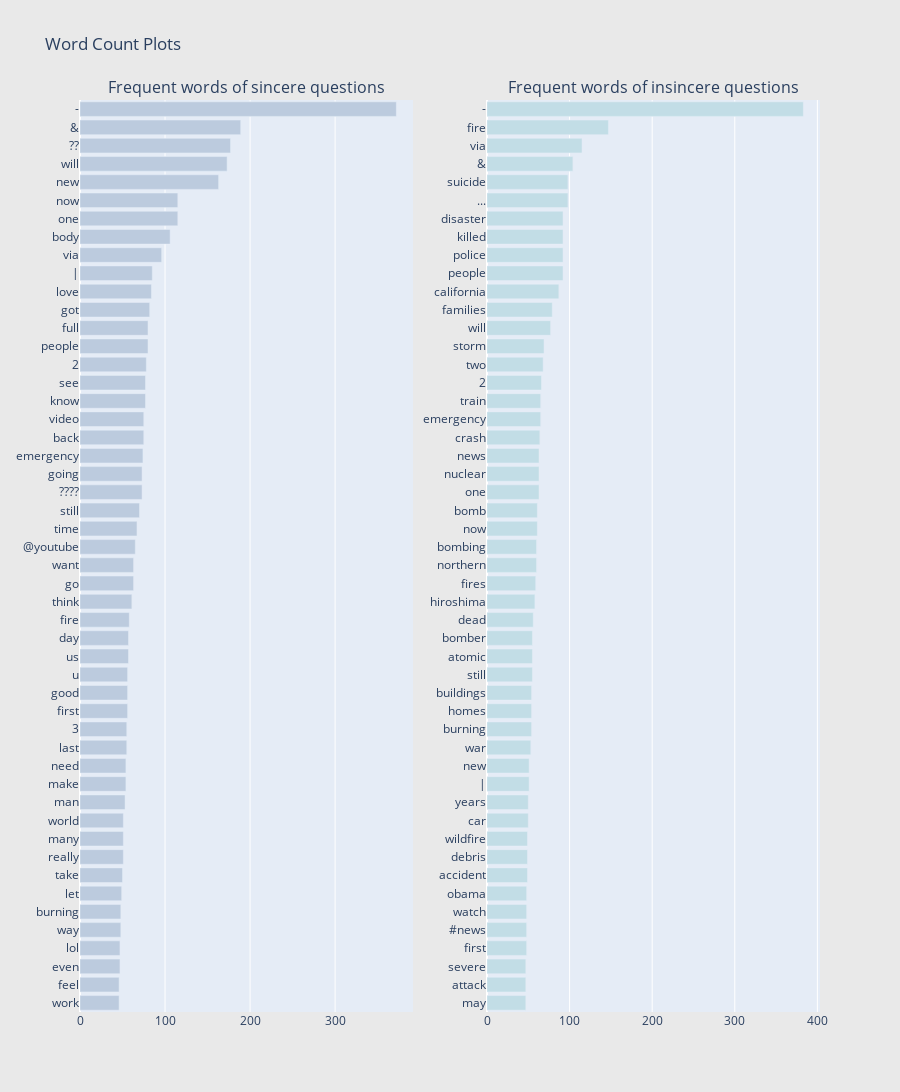

Notebook source saved alongside this figure:
### Markdown cell above
**Unigrams**

### Code cell
from collections import defaultdict
train1_df = train[train["target"]==1]
train0_df = train[train["target"]==0]

## custom function for ngram generation ##
def generate_ngrams(text, n_gram=1):
    token = [token for token in text.lower().split(" ") if token != "" if token not in STOPWORDS]
    ngrams = zip(*[token[i:] for i in range(n_gram)])
    return [" ".join(ngram) for ngram in ngrams]

## custom function for horizontal bar chart ##
def horizontal_bar_chart(df, color):
    trace = go.Bar(
        y=df["word"].values[::-1],
        x=df["wordcount"].values[::-1],
        showlegend=False,
        orientation = 'h',
        marker=dict(
            color=color,
        ),
    )
    return trace

## Get the bar chart from sincere questions ##
freq_dict = defaultdict(int)
for sent in train0_df["text"]:
    for word in generate_ngrams(sent):
        freq_dict[word] += 1
fd_sorted = pd.DataFrame(sorted(freq_dict.items(), key=lambda x: x[1])[::-1])
fd_sorted.columns = ["word", "wordcount"]
trace0 = horizontal_bar_chart(fd_sorted.head(50), '#bccbde')

## Get the bar chart from insincere questions ##
freq_dict = defaultdict(int)
for sent in train1_df["text"]:
    for word in generate_ngrams(sent):
        freq_dict[word] += 1
fd_sorted = pd.DataFrame(sorted(freq_dict.items(), key=lambda x: x[1])[::-1])
fd_sorted.columns = ["word", "wordcount"]
trace1 = horizontal_bar_chart(fd_sorted.head(50), '#c2dde6')

# Creating two subplots
fig = tools.make_subplots(rows=1, cols=2, vertical_spacing=0.04,
                          subplot_titles=["Frequent words of sincere questions", 
                                          "Frequent words of insincere questions"])
fig.append_trace(trace0, 1, 1)
fig.append_trace(trace1, 1, 2)
fig['layout'].update(height=1200, width=900, paper_bgcolor='rgb(233,233,233)', title="Word Count Plots")
py.iplot(fig, filename='word-plots')

### Figure 1 — Plotly figure (JSON) as saved in the notebook; plotly's stock layout.template omitted (floating-point values rounded to 4 significant figures)
{"data": [{"marker": {"color": "#bccbde"}, "orientation": "h", "showlegend": false, "type": "bar", "x": [46, 46, 47, 47, 48, 48, 49, 50, 51, 51, 51, 53, 54, 54, 55, 55, 56, 56, 56, 57, 57, 58, 61, 63, 63, 65, 67, 70, 73, 73, 74, 75, 75, 77, 77, 78, 80, 80, 82, 84, 85, 96, 106, 115, 115, 163, 173, 177, 189, 372], "xaxis": "x", "y": ["work", "feel", "even", "lol", "way", "burning", "let", "take", "really", "many", "world", "man", "make", "need", "last", "3", "first", "good", "u", "us", "day", "fire", "think", "go", "want", "@youtube", "time", "still", "????", "going", "emergency", "back", "video", "know", "see", "2", "people", "full", "got", "love", "|", "via", "body", "one", "now", "new", "will", "??", "&amp;", "-"], "yaxis": "y"}, {"marker": {"color": "#c2dde6"}, "orientation": "h", "showlegend": false, "type": "bar", "x": [47, 47, 47, 48, 48, 48, 48, 49, 49, 49, 50, 50, 51, 51, 53, 54, 54, 54, 55, 55, 55, 56, 58, 59, 60, 60, 61, 61, 63, 63, 63, 64, 65, 65, 66, 68, 69, 77, 79, 87, 92, 92, 92, 92, 98, 98, 104, 115, 147, 383], "xaxis": "x2", "y": ["may", "attack", "severe", "first", "#news", "watch", "obama", "accident", "debris", "wildfire", "car", "years", "|", "new", "war", "burning", "homes", "buildings", "still", "atomic", "bomber", "dead", "hiroshima", "fires", "northern", "bombing", "now", "bomb", "one", "nuclear", "news", "crash", "emergency", "train", "2", "two", "storm", "will", "families", "california", "people", "police", "killed", "disaster", "...", "suicide", "&amp;", "via", "fire", "-"], "yaxis": "y2"}], "layout": {"annotations": [{"font": {"size": 16}, "showarrow": false, "text": "Frequent words of sincere questions", "x": 0.225, "xanchor": "center", "xref": "paper", "y": 1, "yanchor": "bottom", "yref": "paper"}, {"font": {"size": 16}, "showarrow": false, "text": "Frequent words of insincere questions", "x": 0.775, "xanchor": "center", "xref": "paper", "y": 1, "yanchor": "bottom", "yref": "paper"}], "height": 1200, "paper_bgcolor": "rgb(233,233,233)", "title": {"text": "Word Count Plots"}, "width": 900, "xaxis": {"anchor": "y", "domain": [0, 0.45], "type": "linear", "range": [0, 391.6], "autorange": true}, "xaxis2": {"anchor": "y2", "domain": [0.55, 1], "type": "linear", "range": [0, 403.2], "autorange": true}, "yaxis": {"anchor": "x", "domain": [0, 1], "type": "category", "range": [-0.5, 49.5], "autorange": true}, "yaxis2": {"anchor": "x2", "domain": [0, 1], "type": "category", "range": [-0.5, 49.5], "autorange": true}}}
